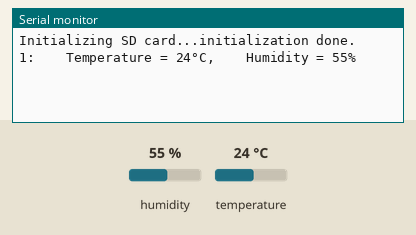
Bench run of a sketch on a simulated Arduino Uno, built with avr-gcc and run on an emulated ATmega328P. Parts: the last lines printed to the serial monitor. The inputs (shaded band) are chosen by the test bench; at power-on: humidity 55 %, temperature 24 °C. Storage starts empty.

Above: at 3.2 s.
3.3 s: humidity set to 22 %
At 4.9 s:
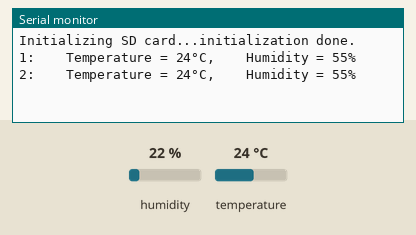
6.2 s: temperature set to 12 °C
At 6.2 s:
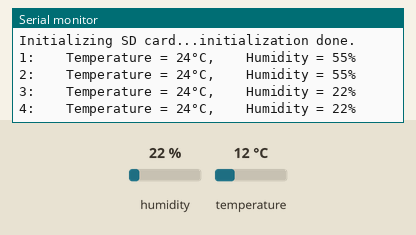
9.1 s: humidity set to 40 %
At 10.0 s:
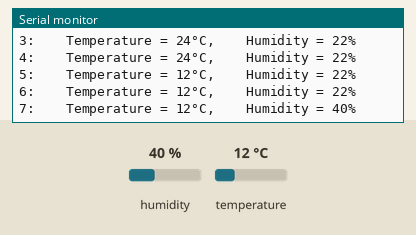
Timing chart, 0 to 12.1 s (numbered marks = the images above; inputs shaded):
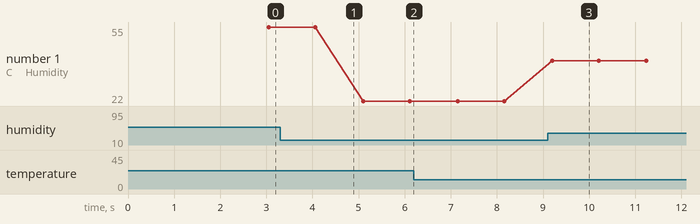

Measured:
- after the input at 9.1 s, the serial monitor: prints a new line after 0.10 s (image 3)
- plotted number 1: 55 → 22 after the input at 3.3 s, 22 → 40 after the input at 9.1 s

The sketch:

DHT2SD.ino
```cpp
// Arduino data logger with SD card and DHT11 humidity and temperature sensor

#include <SPI.h>        // Include SPI library (needed for the SD card)
#include <SD.h>         // Include SD library
#include <DHT.h>        // Include DHT sensor library

File dataFile;

#define DHTPIN 4            // DHT11 data pin is connected to Arduino pin 4
#define DHTTYPE DHT11       // DHT11 sensor is used
DHT dht(DHTPIN, DHTTYPE);   // Initialize DHT library

void setup() {
  // Open serial communications and wait for port to open:
  Serial.begin(9600);
  while (!Serial)
    ; // wait for serial port to connect. Needed for native USB port only
  Serial.print("Initializing SD card...");
  if (!SD.begin()) {
    Serial.println("initialization failed!");
    while (1);
  }
  Serial.println("initialization done.");
  delay(2000);
}

uint16_t line = 1;

void loop() {
  delay(1000);
  // Read humidity
  byte RH = dht.readHumidity();
  //Read temperature in degree Celsius
  byte Temp = dht.readTemperature();

  dataFile = SD.open("DHT11Log.txt", FILE_WRITE);

  // if the file opened okay, write to it:
  if (dataFile) {
    Serial.print(line);
    Serial.print(":    Temperature = ");
    Serial.print(Temp);
    Serial.print("°C,    Humidity = ");
    Serial.print(RH);
    Serial.println("%");
    // Write data to SD card file (DHT11Log.txt)
    dataFile.print(line++);
    dataFile.print(":    Temperature = ");
    dataFile.print(Temp);
    dataFile.print("°C,    Humidity = ");
    dataFile.print(RH);
    dataFile.println("%");
    dataFile.close();

  }
  // if the file didn't open, print an error:
  else
    Serial.println("error opening DHT11Log.txt");
}
```
